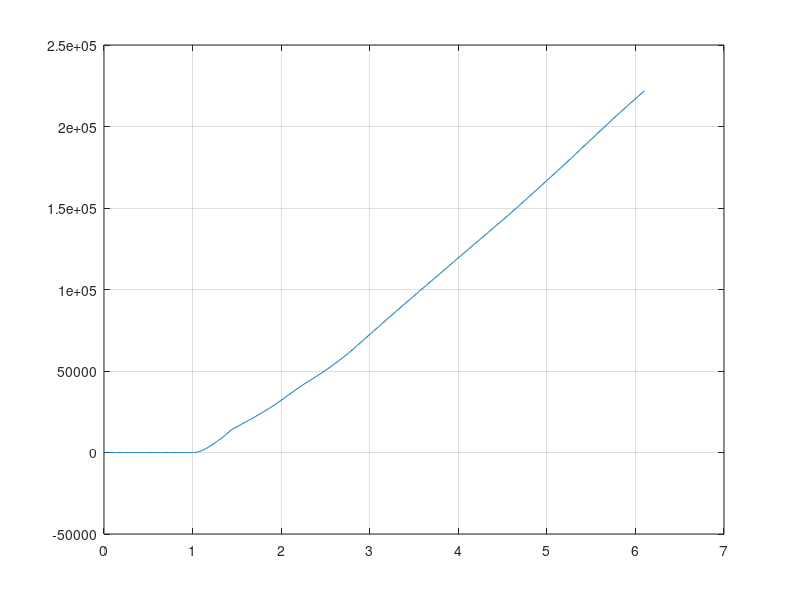
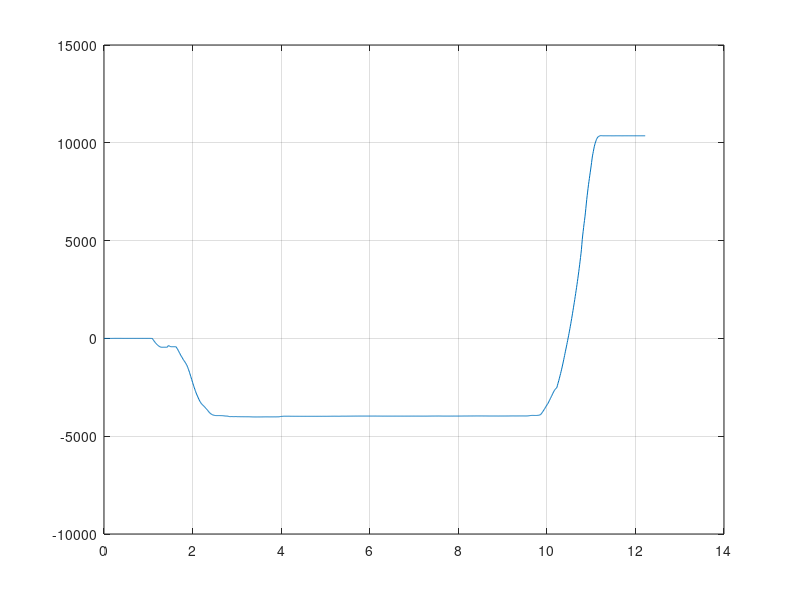
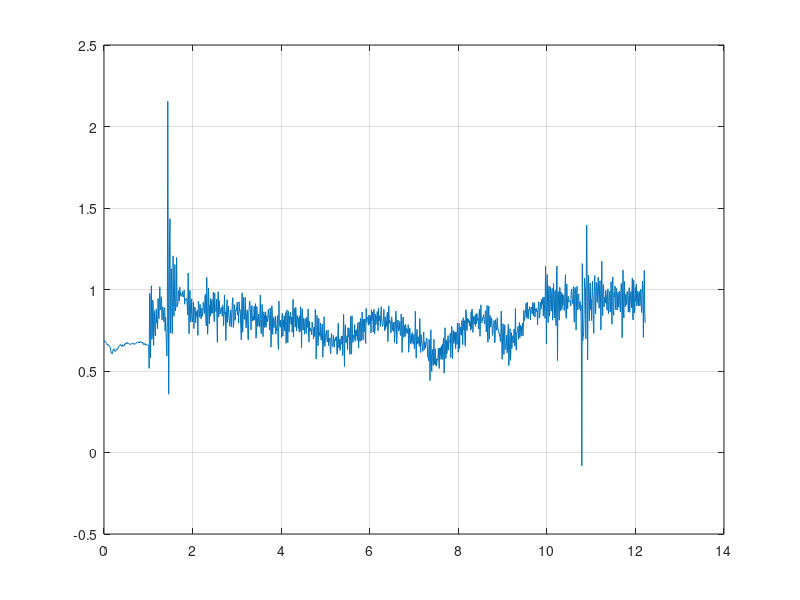
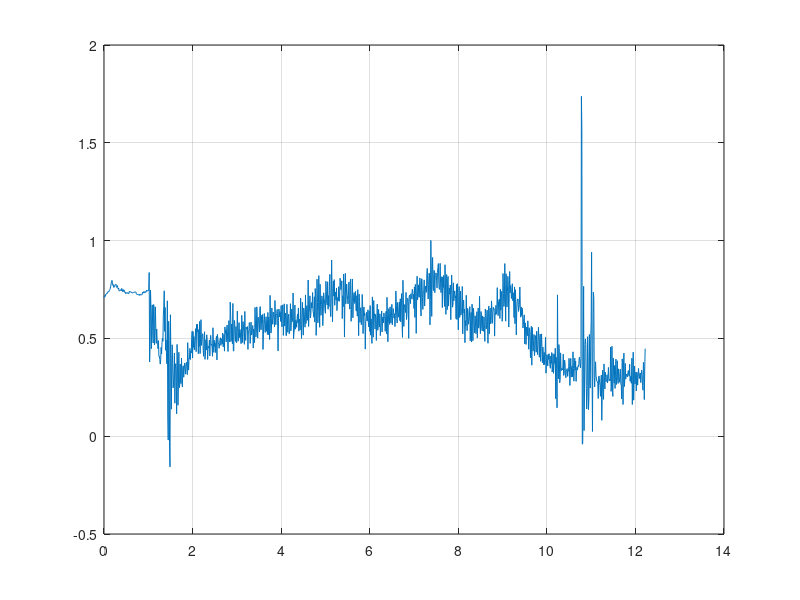

These figures' MATLAB source, in order:
close all; clear all; clc;
l = load ('lst05.mat');
data = l.LeftSt05;

t = data.time;
left = data.signals(1).values(1:611);
plot (t(1:611), left); grid

right = data.signals(1, 2).values;
figure;
plot (t, right); grid

acceX = data.signals(1, 3).values;
figure;
plot (t, acceX); grid

acceY = data.signals(1, 4).values;
figure;
plot (t, acceY); grid

gyro = data.signals(1, 5).values;
figure;
plot (t, gyro); grid
%% Right Step 0.5
close all; clear all; clc;
l = load ('rst0.5.mat');
dataR = l.RSt05;

t = dataR.time;
right = dataR.signals(1).values();
plot (t, right); grid

%% Both Step 0.5
close all; clear all; clc;
l = load ('bst05.mat');
dataB5 = l.BothSt05;

t = dataB5.time;
right = dataB5.signals(1).values();
plot (t, right); grid